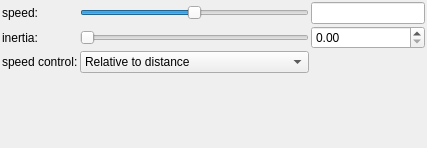
               <widget class="QWidget" name="scrollAreaWidgetContents_flightAnimationParameters">
                <property name="geometry">
                 <rect>
                  <x>0</x>
                  <y>0</y>
                  <width>427</width>
                  <height>148</height>
                 </rect>
                </property>
                <layout class="QVBoxLayout" name="verticalLayout_79">
                 <property name="leftMargin">
                  <number>2</number>
                 </property>
                 <property name="topMargin">
                  <number>2</number>
                 </property>
                 <property name="rightMargin">
                  <number>2</number>
                 </property>
                 <property name="bottomMargin">
                  <number>2</number>
                 </property>
                 <item>
                  <layout class="QGridLayout" name="gridLayout_38">
                   <property name="spacing">
                    <number>2</number>
                   </property>
                   <item row="0" column="0">
                    <widget class="QLabel" name="label_146">
                     <property name="text">
                      <string>speed:</string>
                     </property>
                    </widget>
                   </item>
                   <item row="1" column="0">
                    <widget class="QLabel" name="label_147">
                     <property name="text">
                      <string>inertia:</string>
                     </property>
                    </widget>
                   </item>
                   <item row="2" column="0">
                    <widget class="QLabel" name="label_148">
                     <property name="text">
                      <string>speed control:</string>
                     </property>
                    </widget>
                   </item>
                   <item row="2" column="1">
                    <widget class="QComboBox" name="comboBox_flight_speed_control">
                     <item>
                      <property name="text">
                       <string>Relative to distance</string>
                      </property>
                     </item>
                     <item>
                      <property name="text">
                       <string>Constant</string>
                      </property>
                     </item>
                    </widget>
                   </item>
                   <item row="0" column="2">
                    <widget class="MyLineEdit" name="logedit_flight_speed">
                     <property name="sizePolicy">
                      <sizepolicy hsizetype="Expanding" vsizetype="Fixed">
                       <horstretch>1</horstretch>
                       <verstretch>0</verstretch>
                      </sizepolicy>
                     </property>
                    </widget>
                   </item>
                   <item row="0" column="1">
                    <widget class="QSlider" name="logslider_flight_speed">
                     <property name="sizePolicy">
                      <sizepolicy hsizetype="Expanding" vsizetype="Fixed">
                       <horstretch>2</horstretch>
                       <verstretch>0</verstretch>
                      </sizepolicy>
                     </property>
                     <property name="sizeIncrement">
                      <size>
                       <width>0</width>
                       <height>0</height>
                      </size>
                     </property>
                     <property name="minimum">
                      <number>-300</number>
                     </property>
                     <property name="maximum">
                      <number>300</number>
                     </property>
                     <property name="orientation">
                      <enum>Qt::Horizontal</enum>
                     </property>
                    </widget>
                   </item>
                   <item row="1" column="1">
                    <widget class="QSlider" name="slider_flight_inertia">
                     <property name="maximum">
                      <number>5000</number>
                     </property>
                     <property name="singleStep">
                      <number>1</number>
                     </property>
                     <property name="orientation">
                      <enum>Qt::Horizontal</enum>
                     </property>
                    </widget>
                   </item>
                   <item row="1" column="2">
                    <widget class="MyDoubleSpinBox" name="spinbox_flight_inertia">
                     <property name="prefix">
                      <string/>
                     </property>
                     <property name="suffix">
                      <string/>
                     </property>
                     <property name="decimals">
                      <number>2</number>
                     </property>
                     <property name="maximum">
                      <double>1000.000000000000000</double>
                     </property>
                     <property name="singleStep">
                      <double>0.100000000000000</double>
                     </property>
                    </widget>
                   </item>
                  </layout>
                 </item>
                 <item>
                  <spacer name="verticalSpacer_11">
                   <property name="orientation">
                    <enum>Qt::Vertical</enum>
                   </property>
                   <property name="sizeHint" stdset="0">
                    <size>
                     <width>20</width>
                     <height>40</height>
                    </size>
                   </property>
                  </spacer>
                 </item>
                </layout>
               </widget>
